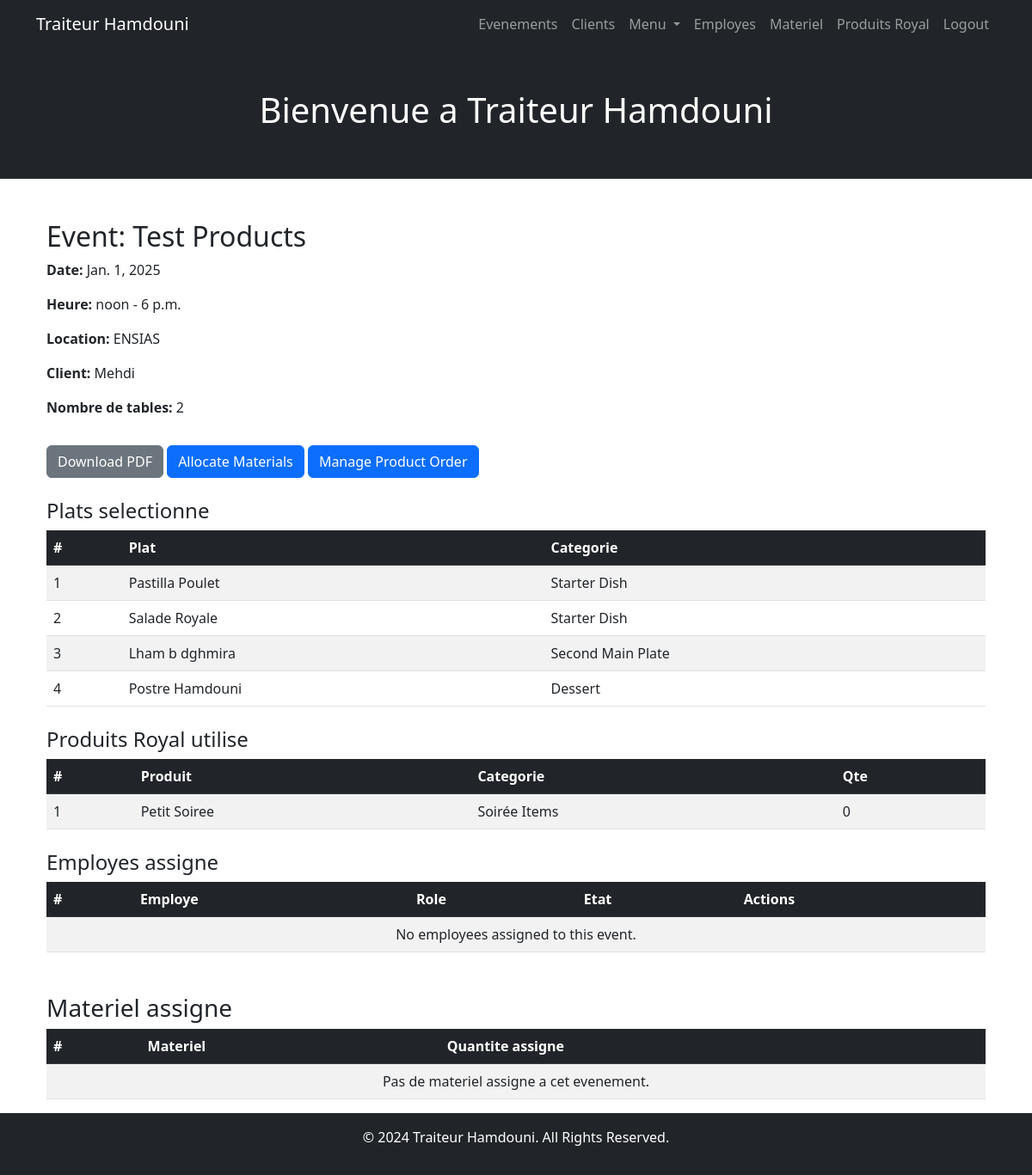
/events/11/ (signed in), run on the app's committed database.
### events/models.py (models this page shows, shortened)
class Event(models.Model):
    EVENT_TYPES = [
        ('wedding', 'Mariage'),
        ('corporate', 'Événement d\'entreprise'),
        ('birthday', 'Anniversaire'),
        ('private', 'Fête privée'),
        ('engagement', 'Fiançailles'),
        ('baptism', 'Baptême'),
        ('marriage_signature', 'Signature d\'acte de mariage'),
        ('family_reunion', 'Réunion de famille'),
        ('conference', 'Conférence'),
        ('charity_event', 'Événement caritatif'),
        ('graduation', 'Remise de diplômes'),
        ('baby_shower', 'Fête de naissance'),
        ('festival', 'Festival'),
        ('exhibition', 'Exposition'),
        ('concert', 'Concert'),
        ('anniversary', 'Anniversaire de mariage'),
        ('new_year', 'Nouvel An'),
        ('retirement', 'Départ à la retraite'),
    ]
    PAYMENT_STATUS_CHOICES = [
        ('pending', 'En attente'),
        ('partial', 'Avance'),
        ('paid', 'Payé'),
    ]
    EVENT_STATUS_CHOICES = [
        ('scheduled', 'Programmé'),
        ('completed', 'Terminé'),
        ('cancelled', 'Annulé'),
    ]
    name = models.CharField(max_length=255, verbose_name="Event Name")
    date = models.DateField(verbose_name="Event Date")
    start_time = models.TimeField(verbose_name="Start Time")
    end_time = models.TimeField(verbose_name="End Time")
    event_type = models.CharField(max_length=50, choices=EVENT_TYPES, blank=True, verbose_name="Event Type")
    client = models.ForeignKey(Customer, on_delete=models.CASCADE, related_name="events")
    number_of_guests = models.PositiveIntegerField(blank=True, null=True, verbose_name="Number of Guests")
    venue_name = models.CharField(max_length=255, blank=True, verbose_name="Venue Name")
    venue_address = models.TextField(blank=True, verbose_name="Venue Address")
    venue_contact = models.CharField(max_length=20, verbose_name="Venue Contact", blank=True, null=True)
    selected_dishes = models.ManyToManyField(Dish, related_name="events", verbose_name="Selected Dishes")
    selected_products = models.ManyToManyField(
        "products.Product",  # Use string reference to avoid circular import
        through="EventProduct",
        related_name="events",
        verbose_name="Selected Products",
    )
    assigned_staff = models.ManyToManyField(Employee, related_name="assigned_events", blank=True)
    decorations_required = models.BooleanField(default=False, verbose_name="Decorations Required")
    logistics_notes = models.TextField(blank=True, null=True, verbose_name="Logistics Notes")
    price_per_table = models.DecimalField(max_digits=10, decimal_places=2, blank=True, verbose_name="Price per Table", default=0.00)
    number_of_tables = models.PositiveIntegerField(verbose_name="Number of Tables", blank=True, default=0)
    price_of_decoration = models.DecimalField(max_digits=10, decimal_places=2, blank=True, verbose_name="Price of Decoration", default=0.00)
    price_of_extras = models.DecimalField(max_digits=10, decimal_places=2, blank=True, verbose_name="Price of Extras", default=0.00)
    event_cost = models.DecimalField(max_digits=10, decimal_places=2, verbose_name="Event Cost", default=0.00, blank=True)
    amount_paid = models.DecimalField(max_digits=10, decimal_places=2, verbose_name="Amount Paid", default=0.00)
    payment_status = models.CharField(max_length=20, choices=PAYMENT_STATUS_CHOICES, default='pending', verbose_name="Payment Status")
    event_status = models.CharField(max_length=20, choices=EVENT_STATUS_CHOICES, default='scheduled', blank=True, verbose_name="Event Status")
    event_notes = models.TextField(blank=True, null=True, verbose_name="Event Notes")

### client/models.py (models this page shows, shortened)
class Customer(models.Model):
    full_name = models.CharField(max_length=255, verbose_name="Full Name")
    phone_number = models.CharField(max_length=15, verbose_name="Phone Number")
    address = models.TextField(verbose_name="Address")

### menu/models.py (models this page shows, shortened)
class Dish(models.Model):
    DISH_TYPES = [
        ('starter', 'Starter Dish'),
        ('first_main', 'First Main Plate'),
        ('second_main', 'Second Main Plate'),
        ('dessert', 'Dessert'),
    ]
    name = models.CharField(max_length=255, verbose_name="Dish Name")
    dish_type = models.CharField(max_length=20, choices=DISH_TYPES, verbose_name="Dish Type")
    description = models.TextField(blank=True, verbose_name="Description")
    price = models.DecimalField(max_digits=10, decimal_places=2, verbose_name="Price")

### products/models.py (models this page shows, shortened)
class EventProduct(models.Model):
    event = models.ForeignKey(Event, on_delete=models.CASCADE, related_name="event_products")
    product = models.ForeignKey(Product, on_delete=models.CASCADE, related_name="event_products")
    quantity = models.PositiveIntegerField(verbose_name="Quantity Required")

class Product(models.Model):
    PRODUCT_TYPES = [
        ('sweet', 'Sweets'),
        ('salted', 'Salted'),
        ('cake', 'Cakes'),
        ('soire', 'Soirée Items'),
    ]
    name = models.CharField(max_length=255, verbose_name="Product Name")
    type = models.CharField(max_length=50, choices=PRODUCT_TYPES, verbose_name="Product Type")
    purchase_price = models.DecimalField(max_digits=10, decimal_places=2, verbose_name="Purchase Price")
    selling_price = models.DecimalField(max_digits=10, decimal_places=2, verbose_name="Selling Price")

### events/views.py (the view)
# urls.py: path('<int:event_id>/', event_detail, name='event_detail'),  # View details of an event
def event_detail(request, event_id):
    event = get_object_or_404(Event, pk=event_id)
    assignments = EmployeeAssignment.objects.filter(event=event)
    material_allocations = EventMaterialAllocation.objects.filter(event=event)
    selected_dishes = event.selected_dishes.all()
    event_products = EventProduct.objects.filter(event=event)  # Fetch associated products and quantities
    return render(request, 'events/event_detail.html', {
        'event': event,
        'assignments': assignments,
        'material_allocations': material_allocations,
        'selected_dishes': selected_dishes,
        'event_products': event_products,  # Include event products in the context
    })

### events/templates/events/event_detail.html (shortened to what this page needs)
{% extends 'base.html' %}
{% block content %}
<div class="container mt-4">
    <h2>Event: {{ event.name }}</h2>
    <p><strong>Date:</strong> {{ event.date }}</p>
    <p><strong>Heure:</strong> {{ event.start_time }} - {{ event.end_time }}</p>
    <p><strong>Location:</strong> {{ event.venue_name }}</p>
    <p><strong>Client:</strong> {{ event.client.full_name }}</p>
    <p><strong>Nombre de tables:</strong> {{ event.number_of_tables }}</p>
    <a href="{% url 'events:event_pdf' event.id %}" class="btn btn-secondary mt-3">Download PDF</a>
    <a href="{% url 'assignments:bulk_allocate_materials' event.id %}" class="btn btn-primary mt-3">Allocate Materials</a>
    <a href="{% url 'products:product_order' event.id %}" class="btn btn-primary mt-3">Manage Product Order</a>
    <h4 class="mt-4">Plats selectionne</h4>
    <table class="table table-striped">
        <thead class="table-dark">
            <tr>
                <th>#</th>
                <th>Plat</th>
                <th>Categorie</th>
            </tr>
        </thead>
        <tbody>
            {% for dish in selected_dishes %}
            <tr>
                <td>{{ forloop.counter }}</td>
                <td>{{ dish.name }}</td>
                <td>{{ dish.get_dish_type_display }}</td>
            </tr>
            {% empty %}
            <tr>
                <td colspan="4" class="text-center">Pas de plats selectionnes pour cet evenement.</td>
            </tr>
            {% endfor %}
        </tbody>
    </table>
    <h4 class="mt-4">Produits Royal utilise</h4>
    <table class="table table-striped">
        <thead class="table-dark">
            <tr>
                <th>#</th>
                <th>Produit</th>
                <th>Categorie</th>
                <th>Qte</th>
            </tr>
        </thead>
        <tbody>
            {% for event_product in event_products %}
            <tr>
                <td>{{ forloop.counter }}</td>
                <td>{{ event_product.product.name }}</td>
                <td>{{ event_product.product.get_type_display }}</td>
                <td>{{ event_product.quantity }}</td>
            </tr>
            {% empty %}
            <tr>
                <td colspan="4" class="text-center">Pas de produits affecte a cet evenement.</td>
            </tr>
            {% endfor %}
        </tbody>
    </table>
    <h4 class="mt-4">Employes assigne</h4>
    <table class="table table-striped">
        <thead class="table-dark">
            <tr>
                <th>#</th>
                <th>Employe</th>
                <th>Role</th>
                <th>Etat</th>
                <th>Actions</th>
            </tr>
        </thead>
        <tbody>
            {% for assignment in assignments %}
            <tr>
                <td>{{ forloop.counter }}</td>
                <td>{{ assignment.employee.full_name }}</td>
                <td>{{ assignment.assigned_role }}</td>
                <td>
                    {% if assignment.status == 'Active' %}
                    <span class="badge bg-success">{{ assignment.status }}</span>
                    {% else %}
                    <span class="badge bg-danger">{{ assignment.status }}</span>
                    {% endif %}
                </td>
                <td>
                    <form method="post" action="{% url 'assignments:unassign_employee' assignment.id %}" style="display:inline;">
                        {% csrf_token %}
                        <button type="submit" class="btn btn-danger btn-sm">Liberer</button>
                    </form>
                </td>
            </tr>
            {% empty %}
            <tr>
                <td colspan="5" class="text-center">No employees assigned to this event.</td>
            </tr>
            {% endfor %}
        </tbody>
    </table>
    <h3 class="mt-5">Materiel assigne</h3>
    <table class="table table-striped">
        <thead class="table-dark">
            <tr>
                <th>#</th>
                <th>Materiel</th>
                <th>Quantite assigne</th>
            </tr>
        </thead>
        <tbody>
            {% for allocation in material_allocations %}
            <tr>
                <td>{{ forloop.counter }}</td>
                <td>{{ allocation.material.name }}</td>
                <td>{{ allocation.quantity_allocated }}</td>
            </tr>
            {% empty %}
            <tr>
                <td colspan="3" class="text-center">Pas de materiel assigne a cet evenement.</td>
            </tr>
            {% endfor %}
        </tbody>
    </table>
</div>
{% endblock %}

### client/templates/base.html (style rules this page uses)
html, body { height: 100%; margin: 0; }
body { display: flex; flex-direction: column; }
.container.mt-4 { flex: 1; }

### data on the page
Event: name "Test Products", date "Jan. 1, 2025", start_time "noon", end_time "6 p.m.", venue_name "ENSIAS", client.full_name "Mehdi", number_of_tables "2"
Dish: name "Pastilla Poulet", dish_type "Starter Dish"
Dish: name "Salade Royale", dish_type "Starter Dish"
Dish: name "Lham b dghmira", dish_type "Second Main Plate"
Dish: name "Postre Hamdouni", dish_type "Dessert"
EventProduct: product.name "Petit Soiree", product.type "Soirée Items", quantity "0"
